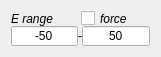
     <widget class="QWidget" name="verticalLayoutWidget_10">
      <property name="geometry">
       <rect>
        <x>370</x>
        <y>490</y>
        <width>161</width>
        <height>41</height>
       </rect>
      </property>
      <layout class="QVBoxLayout" name="verticalLayout_8">
       <property name="spacing">
        <number>0</number>
       </property>
       <item>
        <layout class="QHBoxLayout" name="horizontalLayout_2">
         <item>
          <widget class="QLabel" name="label_6">
           <property name="maximumSize">
            <size>
             <width>16777215</width>
             <height>15</height>
            </size>
           </property>
           <property name="font">
            <font>
             <italic>true</italic>
            </font>
           </property>
           <property name="text">
            <string>E range</string>
           </property>
          </widget>
         </item>
         <item>
          <layout class="QHBoxLayout" name="horizontalLayout_9">
           <item>
            <widget class="QCheckBox" name="checkBox_force_range_E">
             <property name="maximumSize">
              <size>
               <width>16777215</width>
               <height>15</height>
              </size>
             </property>
             <property name="font">
              <font>
               <italic>true</italic>
              </font>
             </property>
             <property name="text">
              <string>force</string>
             </property>
            </widget>
           </item>
          </layout>
         </item>
        </layout>
       </item>
       <item>
        <layout class="QHBoxLayout" name="horizontalLayout_11">
         <item>
          <widget class="QLineEdit" name="lineEdit_range_E_lo">
           <property name="maximumSize">
            <size>
             <width>16777215</width>
             <height>20</height>
            </size>
           </property>
           <property name="text">
            <string>-50</string>
           </property>
           <property name="alignment">
            <set>Qt::AlignCenter</set>
           </property>
          </widget>
         </item>
         <item>
          <widget class="QLabel" name="label_7">
           <property name="maximumSize">
            <size>
             <width>16777215</width>
             <height>15</height>
            </size>
           </property>
           <property name="text">
            <string>-</string>
           </property>
          </widget>
         </item>
         <item>
          <widget class="QLineEdit" name="lineEdit_range_E_hi">
           <property name="maximumSize">
            <size>
             <width>16777215</width>
             <height>20</height>
            </size>
           </property>
           <property name="text">
            <string>50</string>
           </property>
           <property name="alignment">
            <set>Qt::AlignCenter</set>
           </property>
          </widget>
         </item>
        </layout>
       </item>
      </layout>
     </widget>
